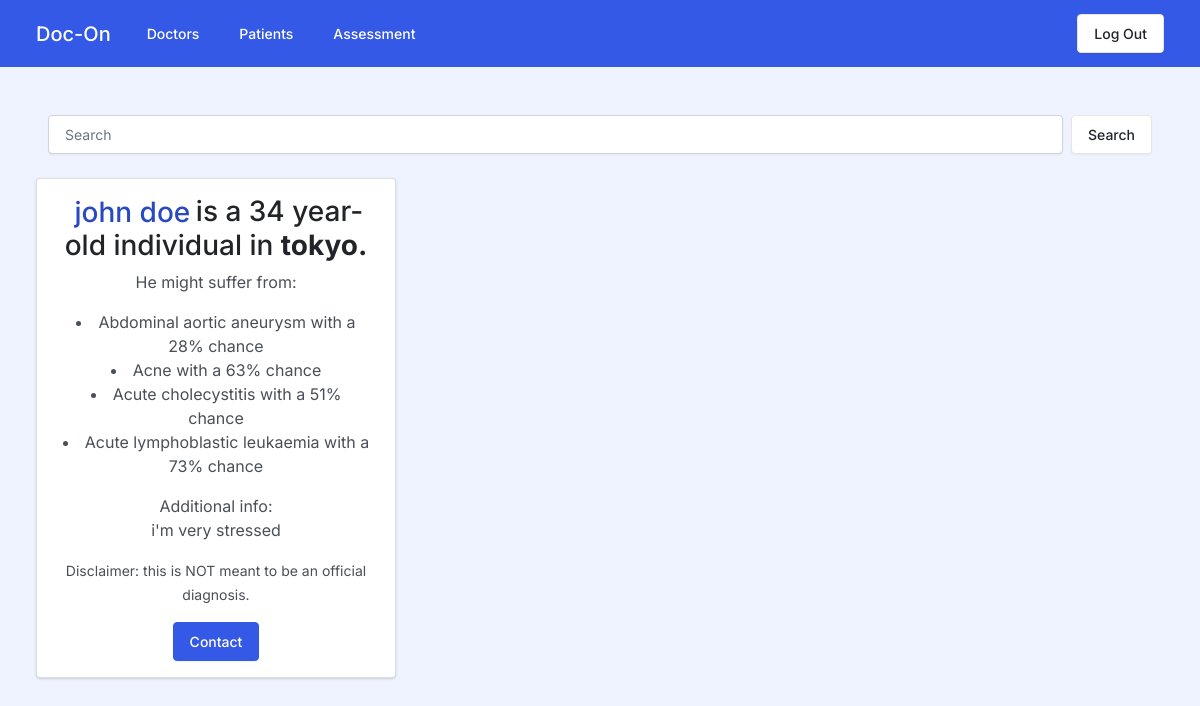
Page /patients on the committed database.
### tables this page shows
CREATE TABLE users (
   username TEXT NOT NULL PRIMARY KEY,
   email TEXT,
   password TEXT NOT NULL,
   type TEXT,
   name TEXT,
   location TEXT,
   age TEXT,
   gender TEXT,
   additional TEXT,
   diseases TEXT,
   school TEXT,
   education TEXT,
   skills TEXT,
   likes INTEGER,
   dislikes INTEGER,
quiz TEXT);

### app.py (the view)
@app.route('/patients', methods=['GET', 'POST'])
def patients():
    if request.method == 'POST':
        search = request.form['search']
        patients =[{
        'name': 'John',
        'email': 'john@email.com',
        'location': 'tokyo',
        'age': '25',
        'gender': 'male',
        'diseases': {'common flu': '90', 'cancer': '30'},
        'add' : 'whatever they wanna add'
        }]
        return render_template('patients.html', patients=patients, search=search)
    else:
        patients =[]
        with sqlite3.connect('app.db') as con:
            con.row_factory = sqlite3.Row
            cur = con.cursor()
            cur.execute("SELECT name, email, location, age, gender, diseases, additional FROM users WHERE type=(?)", ("patient",))
            rows = cur.fetchall()
        for row in rows:
            diseases = row['diseases']
            if diseases != None:
                diseases = json.loads(diseases)
            else:
                diseases = {'Test not taken yet': '100'}
            patient ={
                'name': row['name'],
                'email': row['email'],
                'location': row['location'],
                'age': row['age'],
                'gender': row['gender'],
                'diseases': diseases,
                'add': row['additional']
            }
            patients.append(patient)
        return render_template('patients.html', patients=patients)

### templates/patients.html (shortened to what this page needs)
{% extends "userLayout.html" %}
{% block styles %}
<link rel="stylesheet" href="../static/cards.css">
{% endblock %}
{% block body %}
<form action="/patients" method="post" class="d-flex pt-5 px-5 align-items-center">
    <input class="form-control me-sm-2" type="text" name="search" placeholder="Search" value="{{ search }}">
    <button class="btn btn-secondary my-2 my-sm-0" type="submit">Search</button>
</form>
<div class="row m-4" data-masonry='{"percentPosition": true }'>
    {% for patient in patients %}
    <div class="col-sm-6 col-lg-4 mb-4">
        <div class="card text-center">
            <div class="card-body">
                <h3 class="card-text"><mark>{{ patient.name }}</mark>is a {{patient.age}} year-old individual in
                    <strong>{{ patient.location }}.</strong></h3>
                {% if patient.gender == "male" %}
                <p class="card-text">He might suffer from:
                </p>
                {% elif patient.gender == "female" %}
                <p class="card-text">She might suffer from:
                </p>
                {% else %}
                <p class="card-text">They might suffer from:</p>
                {% endif %}
                <ul>
                    {% for disease, prob in patient.diseases.items() %}
                    <li>{{ disease }} with a {{ prob }}% chance</li>
                    {% endfor %}
                </ul>
                {% if patient.add %}
                <p class="card-text">Additional info:<br>{{ patient.add }}</p>
                {% endif %}
                <p class="card-text"> <small>Disclaimer: this is NOT meant to be an official
                        diagnosis.</small></p>
                <a type="button" class="btn btn-primary" href="mailto:{{patient.email}}">Contact</a>
            </div>
        </div>
    </div>
    {% endfor %}
    {% endblock %}

### templates/userLayout.html (shortened to what this page needs)
<!doctype html>
<html lang="en">
<head>
    <link rel="stylesheet" href="../static/bootstrap.css">
    <link rel="stylesheet" href="https://cdnjs.cloudflare.com/ajax/libs/font-awesome/5.9.0/css/all.min.css"
 />
    <link rel="stylesheet" href="../static/styles.css">
    {% block styles %}{% endblock %}
</head>
<body>
    <nav class="navbar navbar-expand-lg navbar-dark bg-primary">
        <div class="container-fluid mx-4">
            <a class="navbar-brand" href="{{ url_for('login') }}">Doc-On</a>
            <div class="collapse navbar-collapse" id="navbarColor03">
                <ul class="navbar-nav me-auto">
                    <li class="nav-item">
                        <a class="nav-link" href="{{ url_for('doctors') }}">Doctors</a>
                    </li>
                    <li class="nav-item">
                        <a class="nav-link" href="{{ url_for('patients') }}">Patients</a>
                    </li>
                    <li class="nav-item">
                        <a class="nav-link" href="{{ url_for('evaluate') }}">Assessment</a>
                    </li>
                </ul>
                <form class="d-flex">
                    <a class="btn btn-secondary" href="{{ url_for('logout') }}">Log Out</a>
                </form>
            </div>
        </div>
    </nav>
    {% block body %}
    {% endblock %}
</body>
</html>

### static/cards.css (style rules this page uses)
body { background-color: #eff3ff; }
mark { color: #2949C0; background: none; }
ul { text-align: center; list-style-position: inside; padding-left: 0; }

### rows in the picture
users: name "john doe", age "34", location "tokyo", shows "He might suffer from:", diseases "Abdominal aortic aneurysm" "Acne" "Acute cholecystitis" "Acute lymphoblastic leukaemia", diseases "28" "63" "51" "73", add "i'm very stressed"
